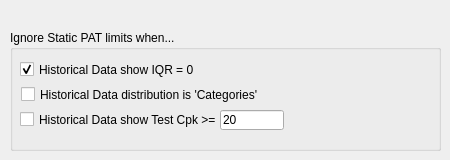
         <widget class="QWidget" name="tabStaticPat">
          <attribute name="title">
           <string>Static PAT</string>
          </attribute>
          <widget class="QGroupBox" name="groupBox_5">
           <property name="geometry">
            <rect>
             <x>10</x>
             <y>30</y>
             <width>431</width>
             <height>121</height>
            </rect>
           </property>
           <property name="title">
            <string>Ignore Static PAT limits when...</string>
           </property>
           <widget class="QCheckBox" name="checkBoxIgnoreNulIQR">
            <property name="geometry">
             <rect>
              <x>10</x>
              <y>29</y>
              <width>381</width>
              <height>21</height>
             </rect>
            </property>
            <property name="text">
             <string>Historical Data show IQR = 0</string>
            </property>
            <property name="checked">
             <bool>true</bool>
            </property>
           </widget>
           <widget class="QCheckBox" name="checkBoxHistoricalCategory">
            <property name="geometry">
             <rect>
              <x>11</x>
              <y>54</y>
              <width>381</width>
              <height>21</height>
             </rect>
            </property>
            <property name="text">
             <string>Historical Data distribution is 'Categories'</string>
            </property>
            <property name="checked">
             <bool>false</bool>
            </property>
           </widget>
           <widget class="QCheckBox" name="checkBoxHistoricalCpk">
            <property name="geometry">
             <rect>
              <x>10</x>
              <y>79</y>
              <width>254</width>
              <height>21</height>
             </rect>
            </property>
            <property name="text">
             <string>Historical Data show Test Cpk &gt;=</string>
            </property>
            <property name="checked">
             <bool>false</bool>
            </property>
           </widget>
           <widget class="QLineEdit" name="lineEditHistoricalCpk">
            <property name="geometry">
             <rect>
              <x>210</x>
              <y>80</y>
              <width>64</width>
              <height>20</height>
             </rect>
            </property>
            <property name="toolTip">
             <string>Stop removing outliers as soon as Test's Cpk becomes high enough</string>
            </property>
            <property name="text">
             <string>20</string>
            </property>
           </widget>
          </widget>
         </widget>
